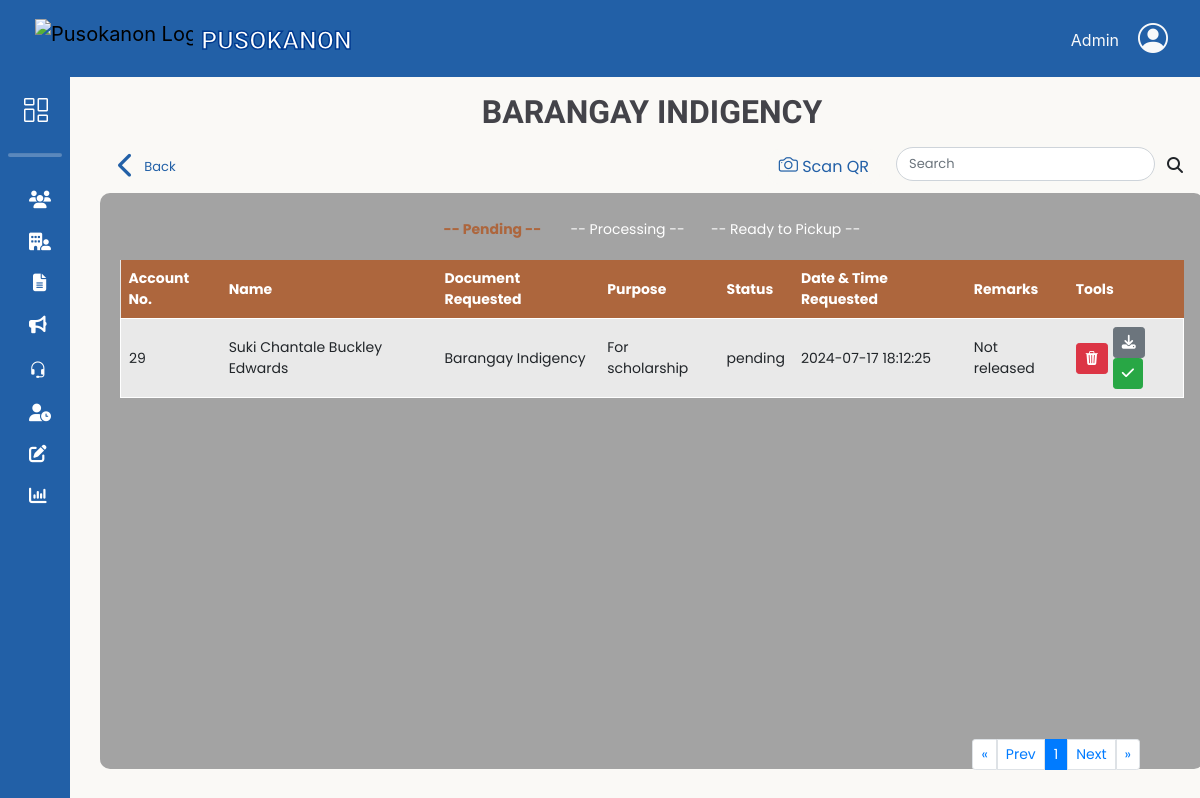
The page /adminbejo/Barangay-Indigency.php (signed in) on the database its author committed.
### tables this page shows
CREATE TABLE `request_doc` (
  `doc_ID` int(11) NOT NULL,
  `res_id` int(11) NOT NULL,
  `docType_id` int(11) NOT NULL,
  `purpose_id` int(11) NOT NULL,
  `purpose_name` varchar(255) DEFAULT NULL,
  `stat` varchar(50) NOT NULL DEFAULT 'pending',
  `date_req` timestamp NOT NULL DEFAULT current_timestamp(),
  `date_processed` timestamp NULL DEFAULT current_timestamp() ON UPDATE current_timestamp(),
  `remarks` varchar(100) DEFAULT 'Not released',
  `request_id` varchar(20) NOT NULL,
  `qrCode_image` varchar(200) NOT NULL
);

CREATE TABLE `resident_users` (
  `res_ID` int(11) NOT NULL,
  `res_fname` varchar(50) NOT NULL,
  `res_lname` varchar(50) NOT NULL,
  `res_midname` varchar(50) NOT NULL,
  `res_suffix` varchar(10) DEFAULT NULL,
  `gender` varchar(10) NOT NULL,
  `birth_date` date NOT NULL,
  `civil_status` varchar(20) NOT NULL,
  `citizenship` varchar(30) NOT NULL,
  `place_birth` varchar(100) NOT NULL,
  `contact_no` varchar(13) NOT NULL,
  `res_email` varchar(100) NOT NULL,
  `addr_sitio` varchar(50) NOT NULL,
  `addr_purok` varchar(50) NOT NULL,
  `res_password` varchar(100) NOT NULL,
  `profile_picture` varchar(200) DEFAULT NULL,
  `registered_voter` varchar(15) NOT NULL,
  `userRole_id` int(11) NOT NULL,
  `reset_token_hash` varchar(64) DEFAULT NULL,
  `reset_token_expires_at` datetime DEFAULT NULL,
  `is_active` tinyint(1) NOT NULL DEFAULT 1
);

CREATE TABLE `doc_type` (
  `docType_id` int(11) NOT NULL,
  `doc_name` varchar(100) NOT NULL,
  `doc_amount` int(11) NOT NULL
);

### db/DBconn.php (called while the page is built, shortened)
<?php
function decryptData($data)
{
	return openssl_decrypt($data, 'aes-256-cbc', ENCRYPTION_KEY, 0, ENCRYPTION_KEY);
}
function fetchdocsRequest($pdo,$doctype ,$status, $limit, $offset)
{
	$sql = "SELECT
				ru.res_id, ru.res_email AS res_email, doc_ID, stat,
				CONCAT(ru.res_fname,' ', ru.res_midname,' ', ru.res_lname) AS resident_name,
				dt.doc_name AS document_name,
				rd.purpose_name AS purpose_name,
				rd.request_id,
				rd.date_req,
				rd.remarks
			FROM request_doc rd
			INNER JOIN resident_users ru ON rd.res_id = ru.res_id
			INNER JOIN doc_type dt ON rd.docType_id = dt.docType_id
			INNER JOIN docs_purpose dp ON rd.purpose_id = dp.purpose_id
			WHERE dt.doc_name = :doctype AND stat = :status
			LIMIT :limit OFFSET :offset";
	$stmt = $pdo->prepare($sql);
	$stmt->bindParam(':status', $status, PDO::PARAM_STR);
	$stmt-> bindParam(':doctype', $doctype, PDO::PARAM_STR);
	$stmt->bindParam(':limit', $limit, PDO::PARAM_INT);
	$stmt->bindParam(':offset', $offset, PDO::PARAM_INT);
	$stmt->execute();
	return $stmt->fetchAll();
}

### adminbejo/Barangay-Indigency.php (the view, shortened to what this page needs)
<?php
    include '../db/DBconn.php';
    include 'headerAdmin.php';
    $search = isset($_GET['search']) ? $_GET['search'] : '';
    $docType = 'Barangay Indigency';
    $stmt = $pdo->prepare("SELECT COUNT(*) FROM request_doc WHERE docType_id = (SELECT docType_id FROM doc_type WHERE doc_name = :docType) AND stat = 'Pending'");
    $stmt->bindParam(':docType', $docType, PDO::PARAM_STR);
    $stmt->execute();
    $number_of_pending_results = $stmt->fetchColumn();
    $stmt = $pdo->prepare("SELECT COUNT(*) FROM request_doc WHERE docType_id = (SELECT docType_id FROM doc_type WHERE doc_name = :docType) AND stat = 'Processing'");
    $stmt->bindParam(':docType', $docType, PDO::PARAM_STR);
    $stmt->execute();
    $number_of_processing_results = $stmt->fetchColumn();
    $stmt = $pdo->prepare("SELECT COUNT(*) FROM request_doc WHERE docType_id = (SELECT docType_id FROM doc_type WHERE doc_name = :docType) AND stat = 'Ready to pickup'");
    $stmt->bindParam(':docType', $docType, PDO::PARAM_STR);
    $stmt->execute();
    $number_of_completed_results = $stmt->fetchColumn();
    $results_per_page = 5;
    $number_of_pending_pages = ceil($number_of_pending_results / $results_per_page);
    $number_of_processing_pages = ceil($number_of_processing_results / $results_per_page);
    $number_of_completed_pages = ceil($number_of_completed_results / $results_per_page);
    $pending_page = isset($_GET['pending_page']) ? (int)$_GET['pending_page'] : 1;
    $processing_page = isset($_GET['processing_page']) ? (int)$_GET['processing_page'] : 1;
    $completed_page = isset($_GET['completed_page']) ? (int)$_GET['completed_page'] : 1;
    $pending_page = max(1, min($pending_page, $number_of_pending_pages));
    $processing_page = max(1, min($processing_page, $number_of_processing_pages));
    $completed_page = max(1, min($completed_page, $number_of_completed_pages));
    $pending_offset = ($pending_page - 1) * $results_per_page;
    $processing_offset = ($processing_page - 1) * $results_per_page;
    $completed_offset = ($completed_page - 1) * $results_per_page;
    if($search != null) {
        $pending = fetchdocsRequestSearch($pdo, $docType,'Pending', $results_per_page, $pending_offset, $search);
        $Processing = fetchdocsRequestSearch($pdo, $docType,'Processing', $results_per_page, $processing_offset, $search);
        $completed = fetchdocsRequestSearch($pdo, $docType,'Ready to pickup', $results_per_page, $completed_offset, $search);
    } else {
        $pending = fetchdocsRequest($pdo, $docType,'Pending', $results_per_page, $pending_offset);
    }
?>
<link rel="stylesheet" href="css/slidingtableResidency.css">
<main>
    <div class="row">
        <div class="col-12 pt-3 d-flex justify-content-center">
            <h1 class="title">BARANGAY INDIGENCY</h1>
        </div>
    </div>
    <div class="d-flex justify-content-between align-items-center m-2">
        <a href="Admin-Document.php" class="back-button d-flex align-items-center">
            <i class="fa-solid fa-chevron-left fa-2x"></i>
            <span>Back</span>
        </a>
        <div class="d-flex align-items-center gap-3">
            <a href="ScanQR.php" class="btn camera-btn">
                <i class="bi bi-camera" style="font-size: 1.2rem;"></i> Scan QR
            </a>
            <form method="GET" id="searchForm">
                <div class="input-group mb-0 custom-search">
                    <input type="search" class="form-control custom-search" name="search" placeholder="Search" aria-label="Search" id="searchInput" value="<?php echo htmlspecialchars($search); ?>">
                    <button class="btn search-btn" title="Search" id="search_btn" type="submit">
                        <i class="fas fa-search"></i>
                    </button>
                </div>
            </form>
        </div>
    </div>
    <div id="searchresult" class="table-content" style="min-width: 92vw; width: 92vw; max-width: 95vw; font-size: 14px;">
        <div id="originalTable">
                <div class="controls text-center mt-3">
                    <a id="showTable1" class="link1">-- Pending  -- </a>&nbsp;&nbsp;&nbsp;&nbsp;&nbsp;&nbsp;
                    <a id="showTable2" class="link2">-- Processing  --</a>&nbsp;&nbsp;&nbsp;&nbsp;&nbsp;&nbsp;
                    <a id="showTable3" class="link3">-- Ready to Pickup -- </a>
                </div>
                <div id="table1Container">
                    <table id="table1">
                        <thead>
                            <tr>
                                <th>Account No.</th>
                                <th>Name</th>
                                <th>Document Requested</th>
                                <th>Purpose</th>
                                <th>Status</th>
                                <th>Date & Time Requested</th>
                                <th>Remarks</th>
                                <th>Tools</th>
                            </tr>
                        </thead>
                        <tbody>
                            <?php if (empty($pending)): ?>
                                <tr><td colspan="8">No Pending Documents</td></tr>
                            <?php else: ?>
                                <?php foreach ($pending as $pendings): ?>
                                    <tr>
                                        <td><?= htmlspecialchars($pendings['res_id']); ?></td>
                                        <td><?= htmlspecialchars($pendings['resident_name']); ?></td>
                                        <td><?= htmlspecialchars($pendings['document_name']); ?></td>
                                        <td><?= htmlspecialchars($pendings['purpose_name']); ?></td>
                                        <td><?= htmlspecialchars($pendings['stat']); ?></td>
                                        <td><?= htmlspecialchars($pendings['date_req']); ?></td>
                                        <td><?= htmlspecialchars($pendings['remarks']); ?></td>
                                        <td>
                                            <div class="inline-tools">
                                                <div class="btn btn-danger btn-sm btn-1" title="Delete"><i class="bi bi-trash3-fill"></i></div>                                                <form class="status-form" action="../db/updateStatus.php" method="POST">
                                                    <?php $dataDecrypt = decryptData($pendings['res_email']); ?>
                                                    <button type="submit" name="status" title="Download" value="Processing" class="btn btn-sm <?= $pendings['stat'] == 'Processing' ? 'btn-secondary' : 'btn-secondary'; ?>"><i class="fa-solid fa-download"></i></button>
                                                    <button type="button" title="Proceed" class="btn btn-sm  <?= $pendings['stat'] == 'Ready to pickup' ? 'btn-success' : 'btn-success'; ?>" onclick="showSweetAlert('<?= htmlspecialchars($dataDecrypt); ?>', '<?= htmlspecialchars($pendings['resident_name']); ?>', '<?= htmlspecialchars($pendings['document_name']); ?>','<?= htmlspecialchars($pendings['doc_ID']); ?>', '<?= htmlspecialchars($pendings['res_id']); ?>')"><i class="fa-solid fa-check"></i></button>
                                                </form>
                                            </div>
                                        </td>
                                    </tr>
                                <?php endforeach; ?>
                            <?php endif; ?>
                        </tbody>
                    </table>
                    <nav id="pendingPagination" aria-label="Pending Page navigation">
                        <ul class="pagination pagination-sm">
                            <li class="page-item">
                                <a class="page-link" href="?pending_page=1" aria-label="First">
                                    <span aria-hidden="true">&laquo;</span>
                                </a>
                            </li>
                            <li class="page-item">
                                <a class="page-link" href="?pending_page=<?= max(1, $pending_page - 1) ?>" aria-label="Previous">
                                    <span aria-hidden="true">Prev</span>
                                </a>
                            </li>
                            <?php for ($i = max(1, $pending_page - 2); $i <= min($number_of_pending_pages, $pending_page + 2); $i++): ?>
                                <li class="page-item <?= ($i == $pending_page) ? 'active' : '' ?>">
                                    <a class="page-link" href="?pending_page=<?= $i ?>"><?= $i ?></a>
                                </li>
                            <?php endfor; ?>
                            <li class="page-item">
                                <a class="page-link" href="?pending_page=<?= min($number_of_pending_pages, $pending_page + 1) ?>" aria-label="Next">
                                    <span aria-hidden="true">Next</span>
                                </a>
                            </li>
                            <li class="page-item">
                                <a class="page-link" href="?pending_page=<?= $number_of_pending_pages ?>" aria-label="Last">
                                    <span aria-hidden="true">&raquo;</span>
                                </a>
                            </li>
                        </ul>
                    </nav>
                </div>
        </div>
    </div>
</main>
<?php include 'footerAdmin.php';?>

### adminbejo/css/headerADstyle.css (style rules this page uses)
body { height: 100%; margin-top: 77px; background-color: #FAF9F6; }
a { text-decoration: none; }
li { list-style: none; }
h1 { font-weight: 600; font-size: 1rem; }

### adminbejo/css/slidingtableResidency.css (style rules this page uses)
html { transition: smooth 0.3s; }
table { width: 100%; border-collapse: collapse; margin-top: 20px; }
.controls { margin: 20px 0; }
.pagination { margin: 20px 0; justify-content: center; right: 5%; bottom: 0; position: fixed; padding-bottom: 10px; }
.pagination .page-item .page-link { margin: 0 0px; }
.table-content { height: 72svh; background-color: #a3a3a3; padding:10px 20px 10px 20px; border-radius: 10px; }
#table1Container thead { background-color: #ad663d; color: white; }
#table3Container, #table2Container, #table1Container { background-color: #e9e9e9; }
th, td { padding: 8px; text-align: left; }
tbody tr { border: 1px solid white; }
main { margin-left: 100px; margin-right: 30px }
h1 { font-family: 'Titan One', cursive; font-size: 2rem; color: #434349; }
.inline-tools { display: flex; align-items: center; justify-content: center; gap: 5px; }
.inline-tools form { margin: 0; }
.controls, .link1, .link2, .link3 { color: #ffffff; cursor: pointer; }
#showTable1:hover, #showTable1:focus, #showTable1.active { color: #ad663d; font-weight: bold; text-decoration: none; }
.back-button { display: flex; align-items: center; gap: 10px; padding: 5px 10px; border: none; border-radius: 30px; font-size: 13px; cursor: pointer; color: #2260a7; }
.custom-search { width: 300px; border-radius: 30px !important; font-size: 13px; }
.search-btn { border-radius: 50% !important; }
.back-button { margin-right: 10px; }
.camera-btn { background-color: #FAF9F6; color: #2260a7; padding: 2px 10px 2px 10px; border-radius: 10px; }

### rows shown on the page
request_doc: res.res_ID "29", resident_name "Suki Chantale Buckley Edwards", docType.doc_name "Barangay Indigency", purpose_name "For scholarship", stat "pending", date_req "2024-07-17 18:12:25", remarks "Not released"
